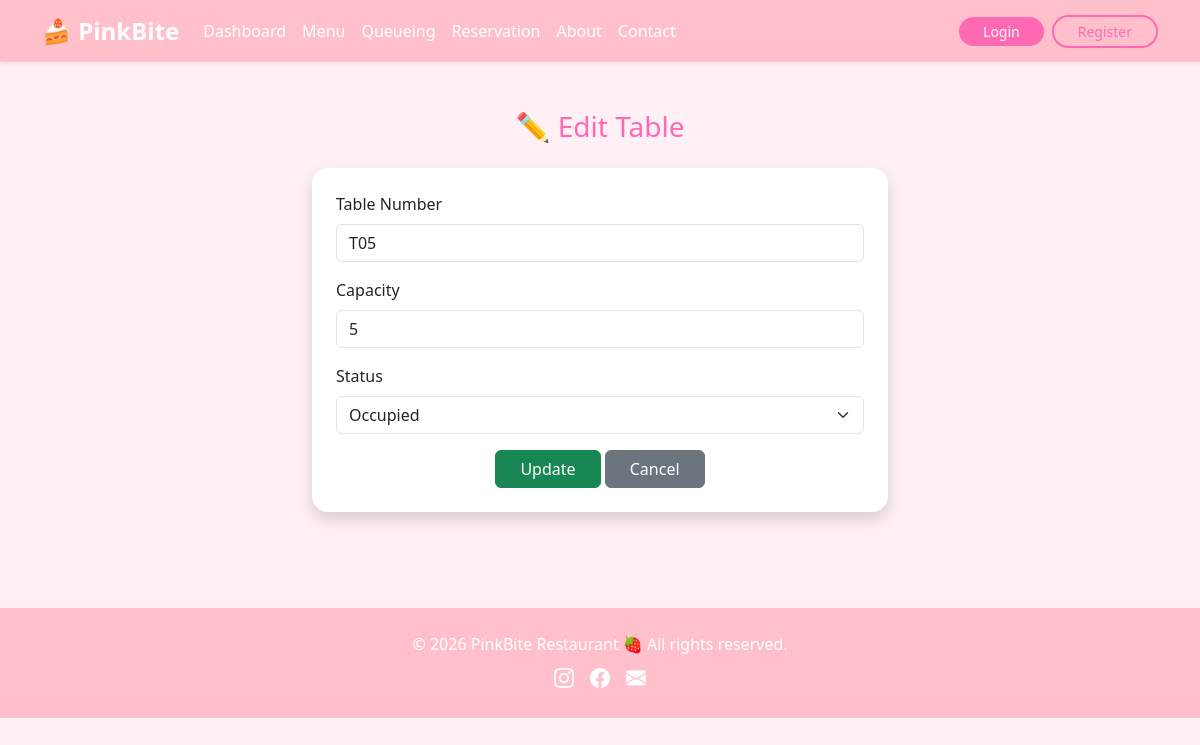
The app's page /edit_table.php?id=3 with its own data.
### tables this page shows
CREATE TABLE `tables` (
  `id` int(11) NOT NULL,
  `table_number` varchar(10) DEFAULT NULL,
  `capacity` int(11) DEFAULT NULL,
  `status` enum('available','occupied','reserved') DEFAULT 'available',
  `is_available` tinyint(1) DEFAULT 1
);

### edit_table.php (the view, shortened to what this page needs)
<?php
include 'config.php';
$id = $_GET['id'];
$result = mysqli_query($conn, "SELECT * FROM tables WHERE id = $id");
$table = mysqli_fetch_assoc($result);
include 'header.php';
?>
<section class="py-5" style="background-color: #fff0f5;">
<div class="container" style="max-width: 600px;">
    <h3 class="text-center mb-4" style="color: #ff69b4;">✏️ Edit Table</h3>
    <form action="process_edit_table.php" method="POST" class="p-4 rounded-4 shadow" style="background-color: #ffffff;">
    <div class="mb-3">
        <label class="form-label">Table Number</label>
        <input type="text" name="table_number" class="form-control" value="<?= $table['table_number'] ?>" required>
    </div>
    <div class="mb-3">
        <label class="form-label">Capacity</label>
        <input type="number" name="capacity" class="form-control" value="<?= $table['capacity'] ?>" required>
    </div>
    <div class="mb-3">
        <label class="form-label">Status</label>
        <select name="status" class="form-select">
            <option value="occupied" <?= $table['status'] === 'occupied' ? 'selected' : '' ?>>Occupied</option>
        </select>
        </div>
    <div class="text-center">
        <button type="submit" class="btn btn-success px-4">Update</button>
        <a href="admin_dashboard.php" class="btn btn-secondary px-4">Cancel</a>
    </div>
    </form>
</div>
</section>
<?php include 'footer.php'; ?>

### header.php (style rules this page uses)
body { background-color: #fff0f5; font-family: 'Segoe UI', Tahoma, Geneva, Verdana, sans-serif; }

### records on screen
tables: table_number "T05", capacity "5", status "Occupied"
